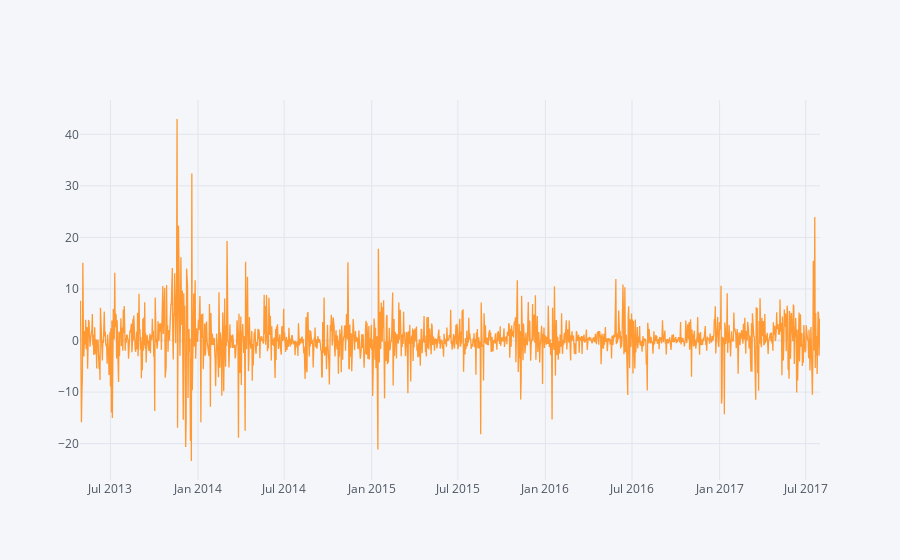

Notebook code cell kept with this figure:
### Code cell
data["Closed_priced_pct_change"].iplot()

### Figure 1 — Plotly figure (JSON) as saved in the notebook; plotly's stock layout.template omitted (floating-point values rounded to 4 significant figures; data arrays with more than 128 entries replaced by an {"elided": "..."} marker saying what was removed)
{"data": [{"line": {"color": "rgba(255, 153, 51, 1.0)", "dash": "solid", "shape": "linear", "width": 1.3}, "mode": "lines", "name": "Closed_priced_pct_change", "text": "", "type": "scatter", "x": {"elided": "1556 str values"}, "y": {"elided": "1556 mixed values"}}], "layout": {"legend": {"bgcolor": "#F5F6F9", "font": {"color": "#4D5663"}}, "paper_bgcolor": "#F5F6F9", "plot_bgcolor": "#F5F6F9", "title": {"font": {"color": "#4D5663"}}, "xaxis": {"gridcolor": "#E1E5ED", "showgrid": true, "tickfont": {"color": "#4D5663"}, "title": {"font": {"color": "#4D5663"}, "text": ""}, "zerolinecolor": "#E1E5ED"}, "yaxis": {"gridcolor": "#E1E5ED", "showgrid": true, "tickfont": {"color": "#4D5663"}, "title": {"font": {"color": "#4D5663"}, "text": ""}, "zerolinecolor": "#E1E5ED"}}}
